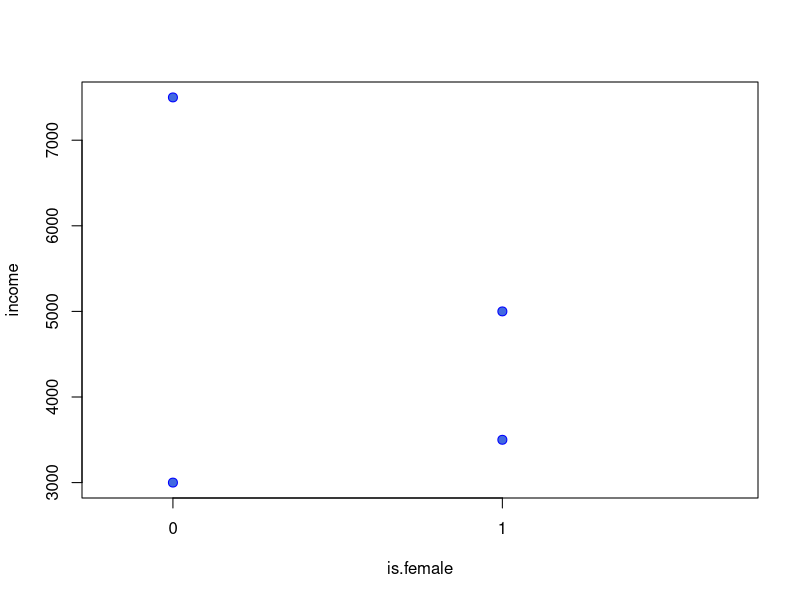
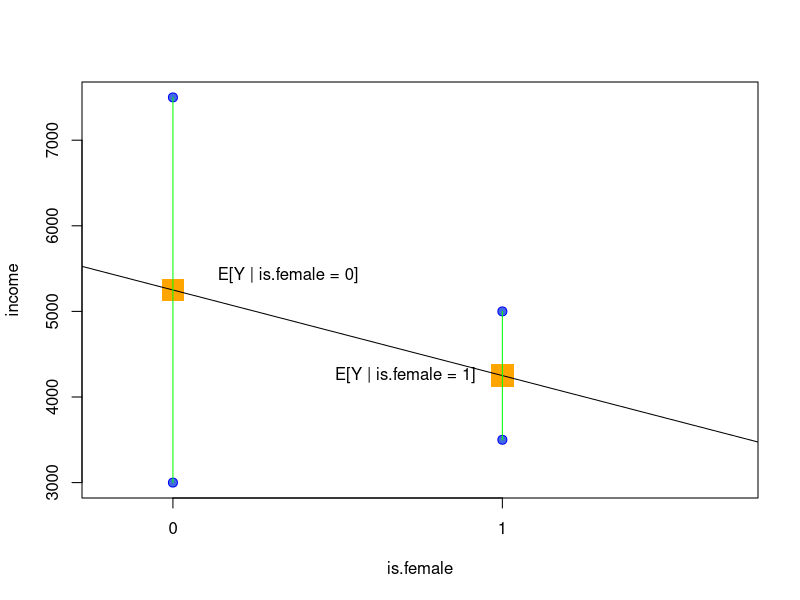
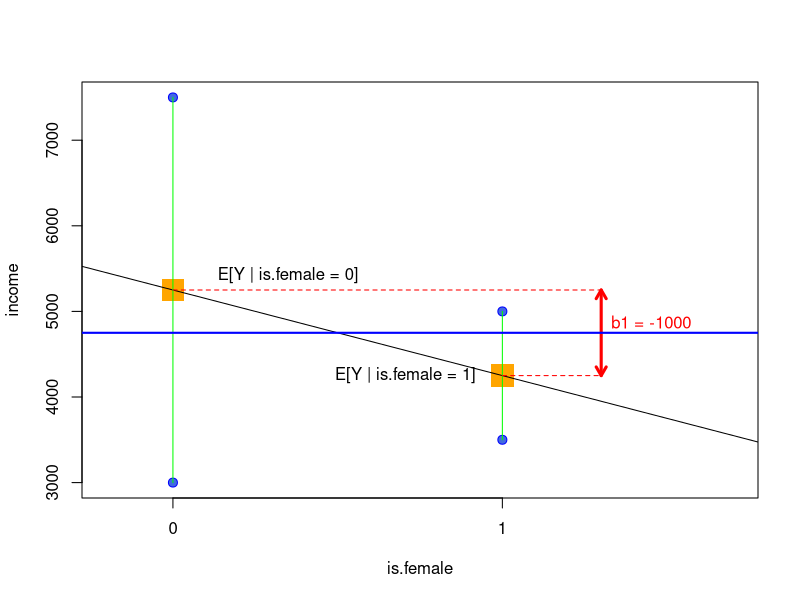

Recreate these plots in R, in order.
## ---- chunk 1
options(htmltools.dir.version = FALSE)
knitr::opts_chunk$set(
  message = FALSE,
  warning = FALSE,
  dev = "svg",
  cache = TRUE,
  fig.align = "center"
  #fig.width = 11,
  #fig.height = 5
)

# define vars
om = par("mar")
lowtop = c(om[1],om[2],0.1,om[4])
library(magrittr)

## ---- chunk 2
df1 = data.frame(income=c(3000,5000,7500,3500),
             sex=c("male","female","male","female"))
## ---- chunk 3
df1$is.male = df1$sex == "male"
df1$is.female = df1$sex == "female"
## ---- chunk 4
df1$linear_comb = df1$is.male + df1$is.female
df1
## ---- chunk 5
lm1 = lm(income ~ is.female,df1)
lm1
## ---- chunk 6
a <- coef(lm1)[1]
b <- coef(lm1)[2]
x = df1$is.female
y = df1$income
dta = df1

# plot
expr <- function(x) a + b*x
errors <- (a + b*x) - y

plot(x,y, type = "p",pch = 21, col = "blue", bg = "royalblue",frame.plot = TRUE,cex=1.2,xlim=c(-.2, 1.7), ylim = c(min(y)-.1, max(y)+.1),xlab="is.female",ylab="income",xaxt="n")
axis(side = 1,c(0,1))
## ---- chunk 7
plot(x,y, type = "p",pch = 21, col = "blue", bg = "royalblue",frame.plot = TRUE,cex=1.2,xlim=c(-.2, 1.7), ylim = c(min(y)-.1, max(y)+.1),xlab="is.female",ylab="income",xaxt="n")
axis(side = 1,c(0,1))

points(0, mean(dta[dta$is.female == 0, "income"]), col = 'orange',
       cex = 3, pch = 15)
text(0.35, mean(dta[dta$is.female == 0, "income"]), "E[Y | is.female = 0]", pos = 3)

points(1, mean(dta[dta$is.female == 1, "income"]), col = 'orange',
       cex = 3, pch = 15)
text(0.95, mean(dta[dta$is.female == 1, "income"]), "E[Y | is.female = 1]", pos = 2)
curve(expr = expr, from = min(x)-1, to = max(x)+1, add = TRUE, col = "black")
segments(x0 = x, y0 = y, x1 = x, y1 = (y + errors), col = "green",xaxt="n",yaxt="n")

## ---- chunk 8
plot(x,y, type = "p",pch = 21, col = "blue", bg = "royalblue",frame.plot = TRUE,cex=1.2,xlim=c(-.2, 1.7), ylim = c(min(y)-.1, max(y)+.1),xlab="is.female",ylab="income",xaxt="n")
axis(side = 1,c(0,1))

points(0, mean(dta[dta$is.female == 0, "income"]), col = 'orange',
       cex = 3, pch = 15)
text(0.35, mean(dta[dta$is.female == 0, "income"]), "E[Y | is.female = 0]", pos = 3)

points(1, mean(dta[dta$is.female == 1, "income"]), col = 'orange',
       cex = 3, pch = 15)
text(0.95, mean(dta[dta$is.female == 1, "income"]), "E[Y | is.female = 1]", pos = 2)
curve(expr = expr, from = min(x)-1, to = max(x)+1, add = TRUE, col = "black")
segments(x0 = x, y0 = y, x1 = x, y1 = (y + errors), col = "green",xaxt="n",yaxt="n")

# red arrow for effect size at xx=1.3
xx = 1.3
arrows(x0 =xx, y0 = mean(dta[dta$is.female == 0, "income"]), x1 = xx, y1 = mean(dta[dta$is.female == 1, "income"]),col="red",lw=3,code=3,length=0.1)
# dashes
segments(x0=0,y0 = mean(dta[dta$is.female == 0, "income"]),x1=xx,y1 = mean(dta[dta$is.female == 0, "income"]),col="red",lty="dashed")
segments(x0=1,y0 = mean(dta[dta$is.female == 1, "income"]),x1=xx,y1 = mean(dta[dta$is.female == 1, "income"]),col="red",lty="dashed")

text(xx, mean(y)+100, paste("b1 =",round(b,2)), pos = 4,col="red")
abline(a=mean(dta$income),b=0,col="blue",lw=2)
## ---- chunk 9
factor(x = c(1,1,2,4,3,4),labels = c("HS","someCol","BA","MSc"))
